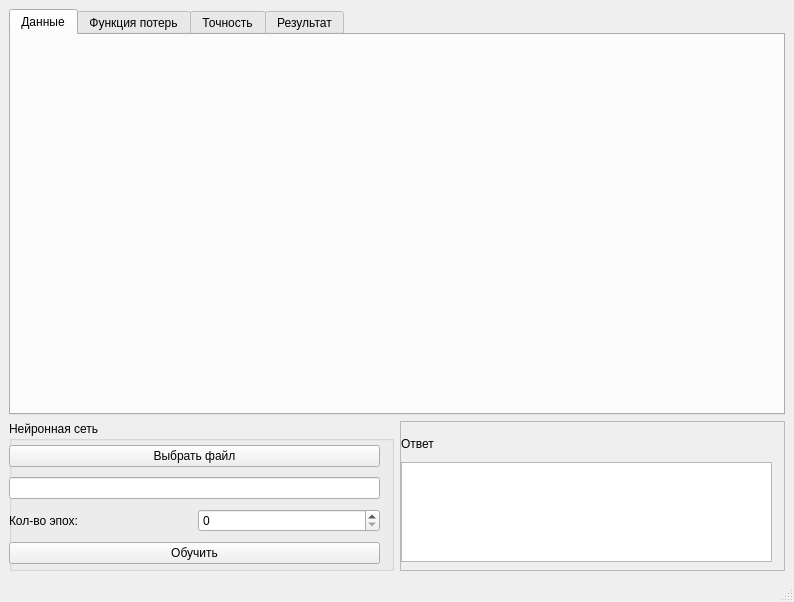
<?xml version="1.0" encoding="UTF-8"?>
<ui version="4.0">
 <class>MainWindow</class>
 <widget class="QMainWindow" name="MainWindow">
  <property name="geometry">
   <rect>
    <x>0</x>
    <y>0</y>
    <width>794</width>
    <height>602</height>
   </rect>
  </property>
  <property name="windowTitle">
   <string>MainWindow</string>
  </property>
  <widget class="QWidget" name="centralwidget">
   <layout class="QGridLayout" name="gridLayout">
    <item row="0" column="0" rowspan="2">
     <layout class="QVBoxLayout" name="verticalLayout">
      <item>
       <widget class="QTabWidget" name="tabWidget">
        <property name="maximumSize">
         <size>
          <width>16777215</width>
          <height>16777215</height>
         </size>
        </property>
        <property name="currentIndex">
         <number>0</number>
        </property>
        <widget class="QWidget" name="tab">
         <attribute name="title">
          <string>Данные</string>
         </attribute>
         <widget class="QWidget" name="verticalLayoutWidget_2">
          <property name="geometry">
           <rect>
            <x>0</x>
            <y>0</y>
            <width>761</width>
            <height>331</height>
           </rect>
          </property>
          <layout class="QVBoxLayout" name="verticalLayout_2"/>
         </widget>
        </widget>
        <widget class="QWidget" name="tab_2">
         <attribute name="title">
          <string>Функция потерь</string>
         </attribute>
         <widget class="QWidget" name="verticalLayoutWidget_3">
          <property name="geometry">
           <rect>
            <x>0</x>
            <y>0</y>
            <width>761</width>
            <height>361</height>
           </rect>
          </property>
          <layout class="QVBoxLayout" name="verticalLayout_3"/>
         </widget>
        </widget>
        <widget class="QWidget" name="tab_3">
         <attribute name="title">
          <string>Точность</string>
         </attribute>
         <widget class="QWidget" name="verticalLayoutWidget_4">
          <property name="geometry">
           <rect>
            <x>0</x>
            <y>0</y>
            <width>761</width>
            <height>361</height>
           </rect>
          </property>
          <layout class="QVBoxLayout" name="verticalLayout_4"/>
         </widget>
        </widget>
        <widget class="QWidget" name="tab_4">
         <attribute name="title">
          <string>Результат</string>
         </attribute>
         <widget class="QWidget" name="verticalLayoutWidget_6">
          <property name="geometry">
           <rect>
            <x>0</x>
            <y>0</y>
            <width>761</width>
            <height>361</height>
           </rect>
          </property>
          <layout class="QVBoxLayout" name="verticalLayout_6"/>
         </widget>
        </widget>
       </widget>
      </item>
      <item>
       <layout class="QHBoxLayout" name="horizontalLayout">
        <item>
         <widget class="QGroupBox" name="groupBox">
          <property name="minimumSize">
           <size>
            <width>300</width>
            <height>150</height>
           </size>
          </property>
          <property name="title">
           <string>Нейронная сеть</string>
          </property>
          <widget class="QWidget" name="verticalLayoutWidget_5">
           <property name="geometry">
            <rect>
             <x>0</x>
             <y>20</y>
             <width>371</width>
             <height>131</height>
            </rect>
           </property>
           <layout class="QVBoxLayout" name="verticalLayout_5">
            <item>
             <widget class="QPushButton" name="file">
              <property name="text">
               <string>Выбрать файл</string>
              </property>
             </widget>
            </item>
            <item>
             <widget class="QLineEdit" name="lineEdit"/>
            </item>
            <item>
             <layout class="QHBoxLayout" name="horizontalLayout_4">
              <item>
               <widget class="QLabel" name="label">
                <property name="text">
                 <string>Кол-во эпох:</string>
                </property>
               </widget>
              </item>
              <item>
               <widget class="QSpinBox" name="spinBox"/>
              </item>
             </layout>
            </item>
            <item>
             <widget class="QPushButton" name="ln">
              <property name="text">
               <string>Обучить</string>
              </property>
             </widget>
            </item>
           </layout>
          </widget>
         </widget>
        </item>
        <item>
         <widget class="QFrame" name="frame">
          <property name="minimumSize">
           <size>
            <width>200</width>
            <height>0</height>
           </size>
          </property>
          <property name="frameShape">
           <enum>QFrame::StyledPanel</enum>
          </property>
          <property name="frameShadow">
           <enum>QFrame::Raised</enum>
          </property>
          <widget class="QWidget" name="verticalLayoutWidget_8">
           <property name="geometry">
            <rect>
             <x>1</x>
             <y>10</y>
             <width>371</width>
             <height>131</height>
            </rect>
           </property>
           <layout class="QVBoxLayout" name="verticalLayout_8">
            <item>
             <widget class="QLabel" name="label_2">
              <property name="maximumSize">
               <size>
                <width>16777215</width>
                <height>100</height>
               </size>
              </property>
              <property name="text">
               <string>Ответ</string>
              </property>
             </widget>
            </item>
            <item>
             <widget class="QPlainTextEdit" name="plainTextEdit">
              <property name="minimumSize">
               <size>
                <width>0</width>
                <height>0</height>
               </size>
              </property>
              <property name="maximumSize">
               <size>
                <width>3467</width>
                <height>100</height>
               </size>
              </property>
             </widget>
            </item>
           </layout>
          </widget>
         </widget>
        </item>
       </layout>
      </item>
     </layout>
    </item>
   </layout>
  </widget>
  <widget class="QMenuBar" name="menubar">
   <property name="geometry">
    <rect>
     <x>0</x>
     <y>0</y>
     <width>794</width>
     <height>21</height>
    </rect>
   </property>
  </widget>
  <widget class="QStatusBar" name="statusbar"/>
 </widget>
 <resources/>
 <connections/>
</ui>
